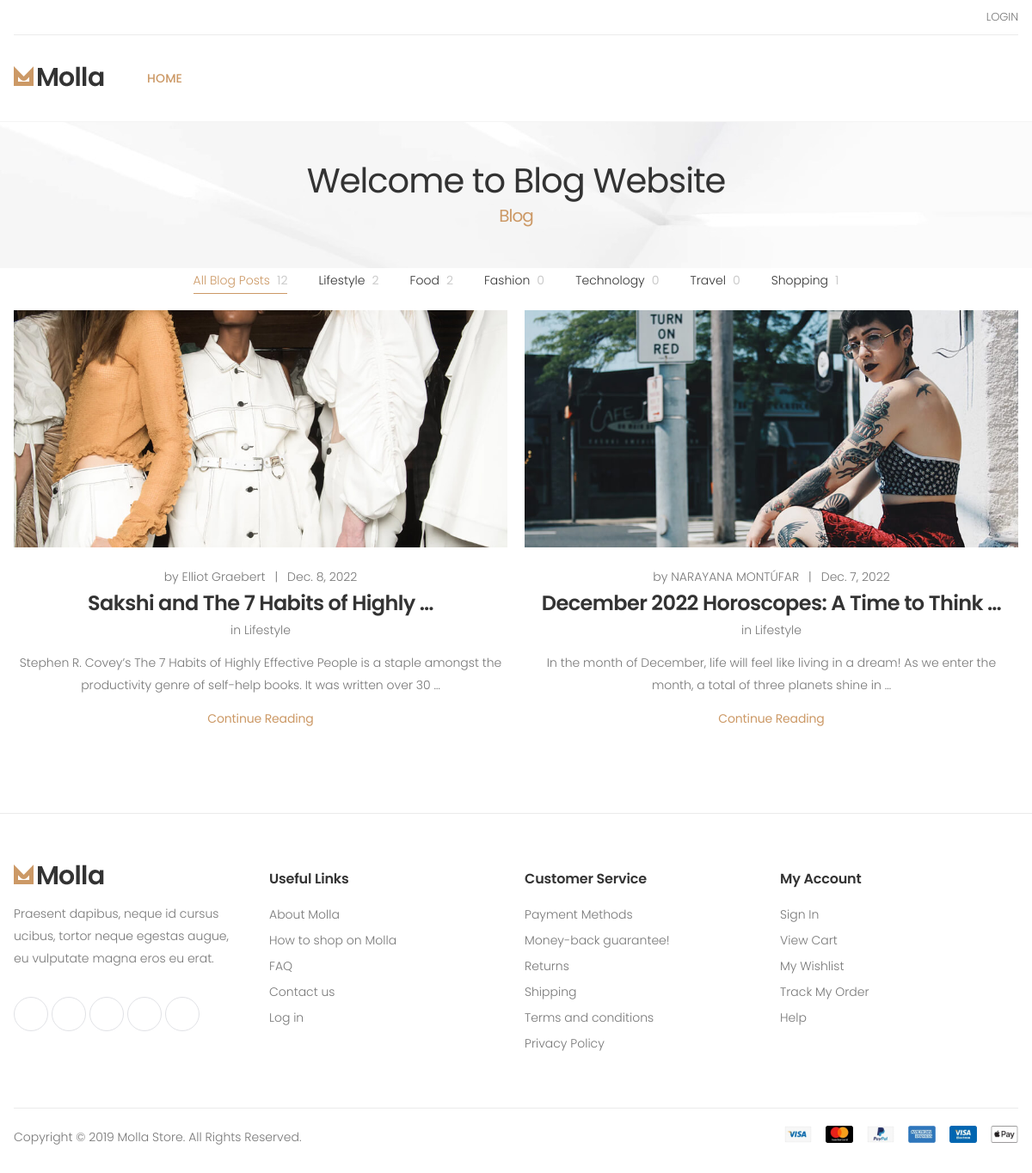
Page /category/1 on the committed database.
### blogs/models.py (models this page shows, shortened)
class Category(models.Model):
    name = models.CharField(max_length=20)
    def __str__(self):
        return self.name
    @property
    def cat_count(self):
        blogs = self.blog_set.all()
        num = blogs.count()
        return num

class Blog(models.Model):
    title = models.CharField(max_length=60)
    description = models.TextField()
    image = models.ImageField(null=True, blank=True)
    created_at = models.DateField(auto_now_add=True)
    author = models.CharField(max_length=35)
    category = models.ForeignKey(Category, on_delete=models.SET_NULL, null=True)
    @property
    def imageURL(self):
        try:
            url = self.image.url
        except:
            url = ""
        return url

### blogs/views.py (the view)
# urls.py: path('category/<int:id>', views.categorywise, name='category')
def categorywise(request, id):
    category = Category.objects.get(id=id)
    categories = Category.objects.all()
    blogs = Blog.objects.filter(category=category)
    return render(request, 'category.html', {'blogs': blogs, 'categories': categories})

### templates/category.html
{% extends 'base.html' %}
{% load static %}
{% block content %}
<div class="page-header text-center" style="background-image: url(../static/images/page-header-bg.jpg)">
    <div class="container">
        <h1 class="page-title">Welcome to Blog Website<span>Blog</span></h1>
    </div>
</div>
<div class="page-content">
    <div class="container">
        <nav class="blog-nav">
            <ul class="menu-cat entry-filter justify-content-center">
                <li class="active"><a href="/" data-filter="*">All Blog Posts<span>12</span></a></li>
                {% for category in categories %}
                <li><a href="/category/{{ category.id }}" data-filter=".lifestyle">{{ category.name }}<span>{{ category.cat_count }}</span></a></li>
                {% endfor %}
            </ul>
        </nav>
        <div class="entry-container max-col-2" data-layout="fitRows">
            {% for blog in blogs reversed %}
            <div class="entry-item lifestyle shopping col-sm-6">
                <article class="entry entry-grid text-center">
                    <figure class="entry-media">
                        <a href="single.html">
                            <img src="{{ blog.imageURL }}" alt="image desc">
                        </a>
                    </figure>
                    <div class="entry-body">
                        <div class="entry-meta">
                            <span class="entry-author">
                                by <a href="#">{{ blog.author }}</a>
                            </span>
                            <span class="meta-separator">|</span>
                            <a href="#">{{ blog.created_at }}</a>
                        </div>
                        <h2 class="entry-title">
                            <a href="/blog/{{ blog.id }}">{{ blog.title | truncatewords:7 }}</a>
                        </h2>
                        <div class="entry-cats">
                            in <a href="#">{{ blog.category }}</a>
                        </div>
                        <div class="entry-content">
                            <p>
                                {{ blog.description | truncatewords:25 }}
                            </p>
                            <a href="/blog/{{ blog.id }}" class="read-more">Continue Reading</a>
                        </div>
                    </div>
                </article>
            </div>
            {% endfor %}
        </div>
    </div>
    {% endblock %}

### templates/base.html (shortened to what this page needs)
{% load static %}
<!DOCTYPE html>
<html lang="en">
<head>
    <link rel="stylesheet" href="{% static 'css/bootstrap.min.css' %}">
    <link rel="stylesheet" href="{% static 'css/plugins/owl-carousel/owl.carousel.css' %}">
    <link rel="stylesheet" href="{% static 'css/style.css' %}">
</head>
<body>
    <div class="page-wrapper">
        <header class="header">
            <div class="header-top">
                <div class="container">
                    <div class="header-right py-3 ">
                        <ul class="top-menu">
                            <li>
                                <ul>
                                    {% if user.is_authenticated %}
                                    <li><a href="/logout"><i class="icon-user"></i>Logout</a>
                                    {% else %}
                                    <li><a href="/login"><i class="icon-user"></i>Login</a>
                                    {% endif %}
                                    </li>
                                </ul>
                            </li>
                        </ul>
                    </div>
                </div>
            </div>
            <div class="header-middle sticky-header">
                <div class="container">
                    <div class="header-left">
                        <a href="/" class="logo">
                            <img src="{% static 'images/logo.png' %}" alt="Molla Logo" width="105" height="25">
                        </a>
                        <nav class="main-nav">
                            <ul class="menu sf-arrows">
                                <li class="megamenu-container active">
                                    <a href="/" class="">Home</a>
                                </li>
                            </ul>
                        </nav>
                    </div>
                </div>
            </div>
        </header>
        <main class="main">
        {% block content %}
        {% endblock %}
        </main>
        <footer class="footer">
            <div class="footer-middle">
                <div class="container">
                    <div class="row">
                        <div class="col-sm-6 col-lg-3">
                            <div class="widget widget-about">
                                <img src="{% static 'images/logo.png' %}" class="footer-logo" alt="Footer Logo" width="105"
                                    height="25">
                                <p>Praesent dapibus, neque id cursus ucibus, tortor neque egestas augue, eu vulputate
                                    magna eros eu erat. </p>
                                <div class="social-icons">
                                    <a href="#" class="social-icon" target="_blank" title="Facebook"><i
                                            class="icon-facebook-f"></i></a>
                                    <a href="#" class="social-icon" target="_blank" title="Twitter"><i
                                            class="icon-twitter"></i></a>
                                    <a href="#" class="social-icon" target="_blank" title="Instagram"><i
                                            class="icon-instagram"></i></a>
                                    <a href="#" class="social-icon" target="_blank" title="Youtube"><i
                                            class="icon-youtube"></i></a>
                                    <a href="#" class="social-icon" target="_blank" title="Pinterest"><i
                                            class="icon-pinterest"></i></a>
                                </div>
                            </div>
                        </div>
                        <div class="col-sm-6 col-lg-3">
                            <div class="widget">
                                <h4 class="widget-title">Useful Links</h4>
                                <ul class="widget-list">
                                    <li><a href="about.html">About Molla</a></li>
                                    <li><a href="#">How to shop on Molla</a></li>
                                    <li><a href="#">FAQ</a></li>
                                    <li><a href="contact.html">Contact us</a></li>
                                    <li><a href="login.html">Log in</a></li>
                                </ul>
                            </div>
                        </div>
                        <div class="col-sm-6 col-lg-3">
                            <div class="widget">
                                <h4 class="widget-title">Customer Service</h4>
                                <ul class="widget-list">
                                    <li><a href="#">Payment Methods</a></li>
                                    <li><a href="#">Money-back guarantee!</a></li>
                                    <li><a href="#">Returns</a></li>
                                    <li><a href="#">Shipping</a></li>
                                    <li><a href="#">Terms and conditions</a></li>
                                    <li><a href="#">Privacy Policy</a></li>
                                </ul>
                            </div>
                        </div>
                        <div class="col-sm-6 col-lg-3">
                            <div class="widget">
                                <h4 class="widget-title">My Account</h4>
                                <ul class="widget-list">
                                    <li><a href="#">Sign In</a></li>
                                    <li><a href="cart.html">View Cart</a></li>
                                    <li><a href="#">My Wishlist</a></li>
                                    <li><a href="#">Track My Order</a></li>
                                    <li><a href="#">Help</a></li>
                                </ul>
                            </div>
                        </div>
                    </div>
                </div>
            </div>
            <div class="footer-bottom">
                <div class="container">
                    <p class="footer-copyright">Copyright © 2019 Molla Store. All Rights Reserved.</p>
                    <figure class="footer-payments">
                        <img src="{% static 'images/payments.png' %}" alt="Payment methods" width="272" height="20">
                    </figure>
                </div>
            </div>
        </footer>
    </div>
</body>
</html>

### rows in the picture
Category: name "Lifestyle", cat_count "2"
Category: name "Food", cat_count "2"
Category: name "Fashion", cat_count "0"
Category: name "Technology", cat_count "0"
Category: name "Travel", cat_count "0"
Category: name "Shopping", cat_count "1"
Blog: imageURL (picture), author "Elliot Graebert", created_at "Dec. 8, 2022", title "Sakshi and The 7 Habits of Highly …", category "Lifestyle", description "Stephen R. Covey’s The 7 Habits of Highly Effective People is a staple amongst the productivity genre of self-help books. It was written over 30 …"
Blog: imageURL (picture), author "NARAYANA MONTÚFAR", created_at "Dec. 7, 2022", title "December 2022 Horoscopes: A Time to Think …", category "Lifestyle", description "In the month of December, life will feel like living in a dream! As we enter the month, a total of three planets shine in …"
